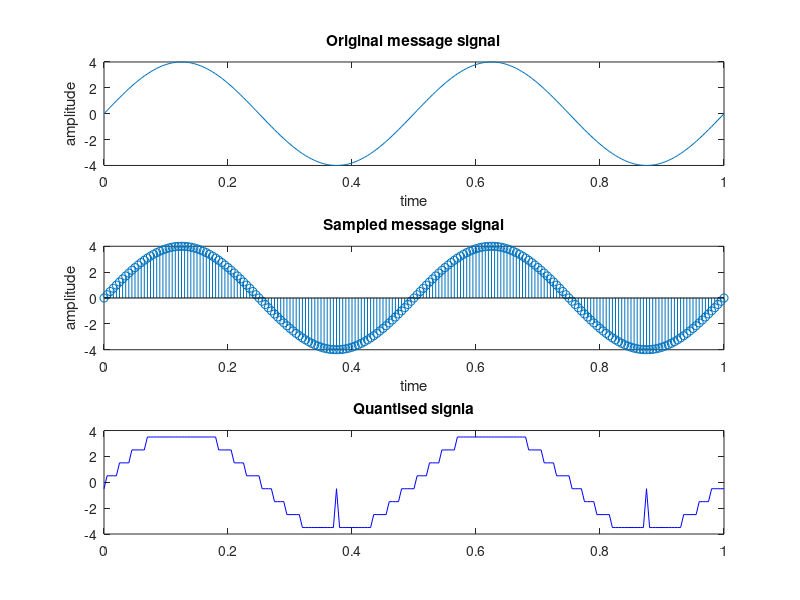
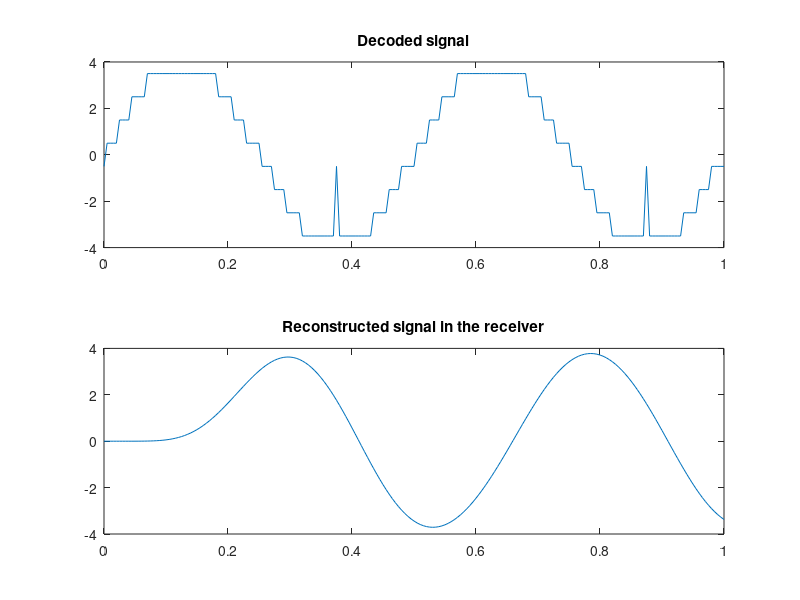

Write MATLAB code to recreate these figures, in order.
 clc
close all
clear all
a=4;
fm=2;
fs=100*fm;
t=0:1/fs:1;%for sampling
x=a*sin(2*pi*fm*t);%let us take one simple sin signla for Pulse code modulation
figure(1)
subplot(3,1,1);
plot(t,x);
xlabel('time');
ylabel('amplitude');
title('Original message signal');
subplot(3,1,2);
stem(t,x);
xlabel('time');
ylabel('amplitude');
title('Sampled message signal');
enc=[];

for(i=1:length(x))
 if (x(i)>0 && x(i)<=1)
 e=[1 0 0];
 xq(i)=0.5;
 elseif (x(i)>1 && x(i)<=2)
 e=[1 0 1];
 xq(i)=1.5;
 elseif (x(i)>2 && x(i)<=3)
 e=[1 1 0];
 xq(i)=2.5;
 elseif (x(i)>3 && x(i)<=4)
 e=[1 1 1];
 xq(i)=3.5;
 elseif (x(i)>-4 && x(i)<=-3)
 e=[0 0 0];
 xq(i)=-3.5;
 elseif (x(i)>-3 && x(i)<=-2)
 e=[0 0 1];
 xq(i)=-2.5;
 elseif (x(i)>-2 && x(i)<=-1)
 e=[0 1 0];
 xq(i)=-1.5;
 else (x(i)>-1 && x(i)<=0)
 e=[0 1 1];
 xq(i)=-0.5;
 end
 enc=[enc e];
 end
 subplot(3,1,3);
 plot(t,xq,'b');
 title('Quantised signla');

% decoding(Receiver section)


 X_Q=[];
 for i=1:3:length(enc)-2
 if(enc(i)==0 && enc(i+1)==0 && enc(i+2)==0)
 x_q=-3.5;
 elseif(enc(i)==0 && enc(i+1)==0 && enc(i+2)==1)
 x_q=-2.5;
 elseif(enc(i)==0 && enc(i+1)==1 && enc(i+2)==0)
 x_q=-1.5;
 elseif(enc(i)==0 && enc(i+1)==1 && enc(i+2)==1)
 x_q=-0.5;
 elseif(enc(i)==1 && enc(i+1)==0 && enc(i+2)==0)
 x_q=0.5;
 elseif(enc(i)==1 && enc(i+1)==0 && enc(i+2)==1)
 x_q=1.5;
 elseif(enc(i)==1 && enc(i+1)==1 && enc(i+2)==0)
 x_q=2.5;
 elseif(enc(i)==1 && enc(i+1)==1 && enc(i+2)==1)
 x_q=3.5;
 end
 X_Q=[X_Q x_q];
 end
 figure(2)
 subplot(2,1,1);
 plot(t,X_Q);
 title('Decoded signal');
 [num,den]=butter(6,4*fm/fs);
 recon=filter(num,den,X_Q);
 subplot(2,1,2);
 plot(t,recon);
 title('Reconstructed signal in the receiver');
